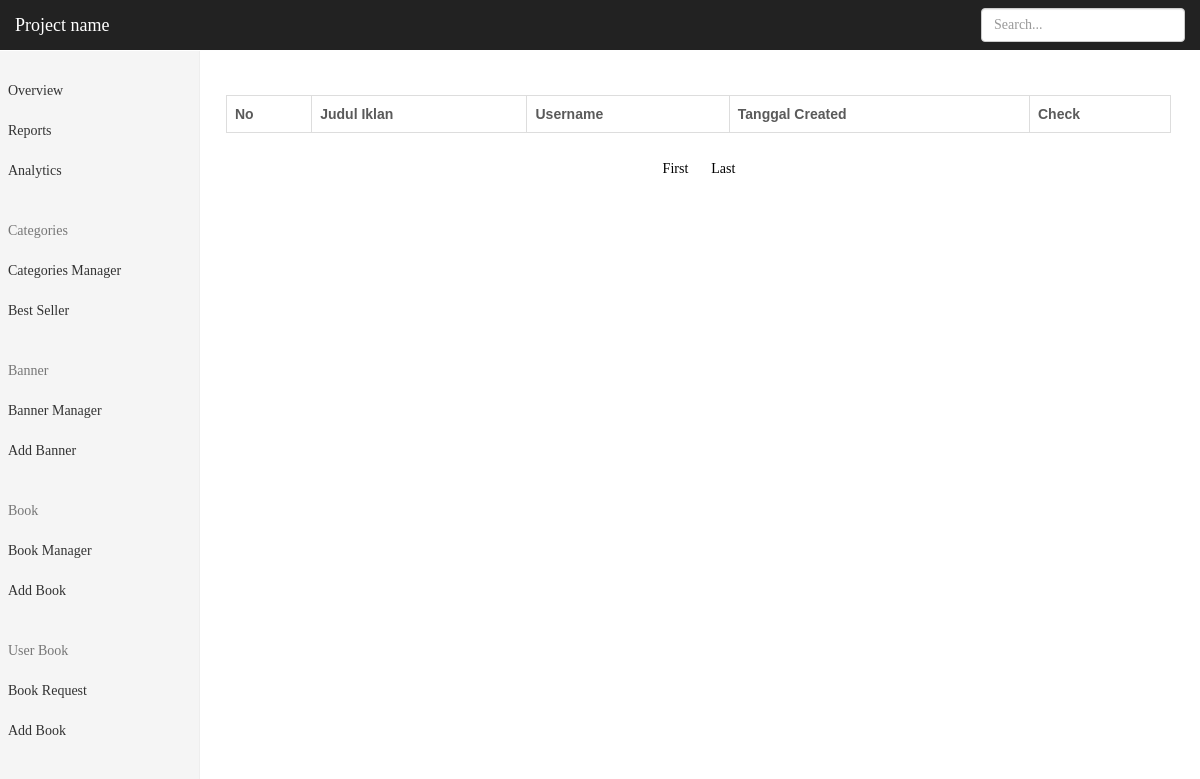
Page /index.php/super/userbook/userbookrequest on the earlier database version.
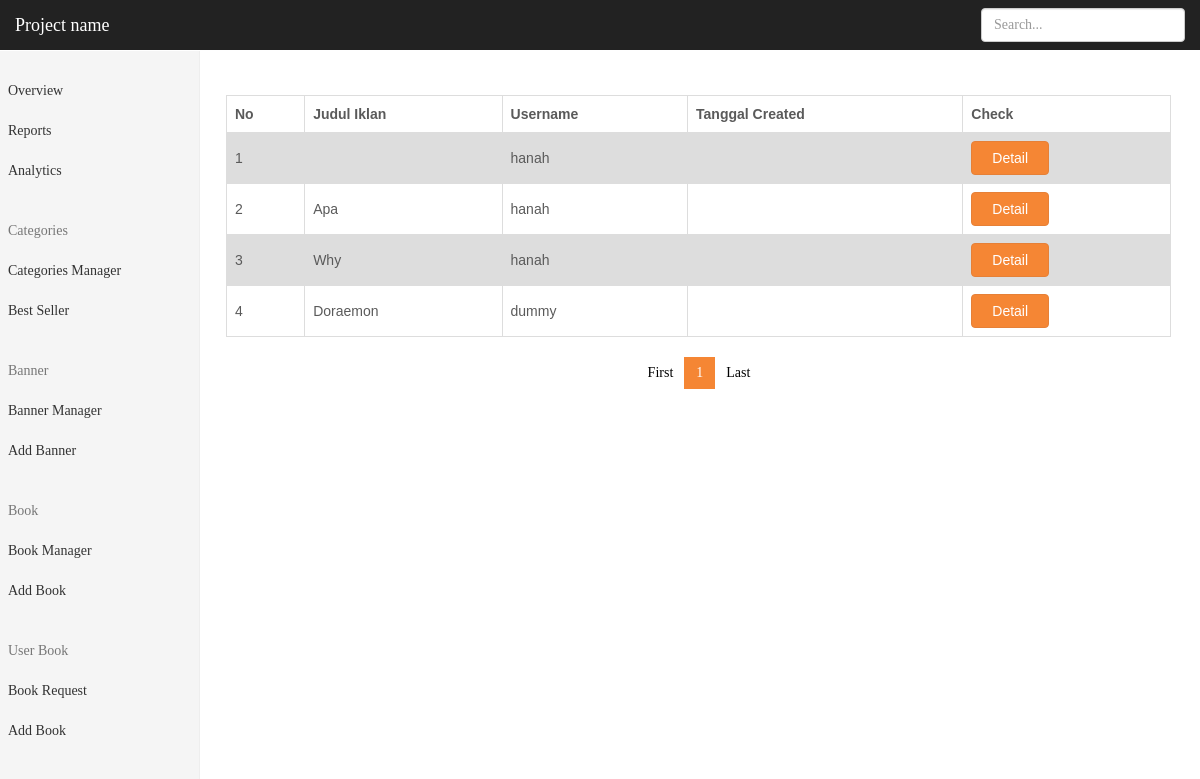
Same page on the later database version.
### tables this page shows
CREATE TABLE `user_book` (
  `id_u_b` int(11) NOT NULL,
  `id_b_source` int(11) NOT NULL DEFAULT '0',
  `price_sell_u_b` int(11) DEFAULT NULL,
  `price_point` int(11) DEFAULT '0',
  `price_rent_u_b` int(11) DEFAULT NULL,
  `type_u_b` int(50) DEFAULT NULL,
  `sell_u_b` tinyint(1) DEFAULT NULL,
  `barter_u_b` tinyint(1) DEFAULT NULL,
  `rent_u_b` tinyint(1) NOT NULL,
  `description_u_b` varchar(300) DEFAULT NULL,
  `id_u_owner` int(11) DEFAULT NULL,
  `stock_u_b` int(11) DEFAULT NULL,
  `main_image_u_b` varchar(100) DEFAULT NULL,
  `title_u_b` varchar(100) NOT NULL,
  `berat_u_b` int(11) NOT NULL,
  `slug_title_u_b` varchar(500) NOT NULL,
  `tahun_beli_u_b` year(4) NOT NULL,
  `active` int(2) DEFAULT '2',
  `activated_by` varchar(12) DEFAULT NULL,
  `created_at` timestamp NULL DEFAULT NULL,
  `updated_at` timestamp NULL DEFAULT NULL,
  `rejected_reason` int(3) DEFAULT NULL,
  `activated_at` timestamp NULL DEFAULT NULL,
  `views_ub` int(11) NOT NULL DEFAULT '0'
);

CREATE TABLE `user` (
  `id_u` int(11) NOT NULL,
  `username_u` varchar(50) DEFAULT NULL,
  `email_u` varchar(100) DEFAULT NULL,
  `password_u` varchar(255) DEFAULT NULL,
  `firstname_u` varchar(255) DEFAULT NULL,
  `lastname_u` varchar(100) DEFAULT NULL,
  `date_of_birth_u` date DEFAULT NULL,
  `phone_number_u` varchar(15) DEFAULT NULL,
  `join_date_u` datetime DEFAULT NULL,
  `address_u` varchar(150) DEFAULT NULL,
  `city_u` int(6) DEFAULT NULL,
  `province_u` int(6) DEFAULT NULL,
  `total_review_u` int(11) DEFAULT '0',
  `bio_u` varchar(200) DEFAULT NULL,
  `photo_profile_u` varchar(150) DEFAULT 'assets/img/default/profile-pict.png',
  `photo_cover_u` varchar(150) DEFAULT NULL,
  `point` int(11) DEFAULT '0',
  `money` int(11) DEFAULT NULL,
  `line_u` varchar(32) NOT NULL,
  `whatsapp_u` varchar(15) NOT NULL,
  `created_at` timestamp NULL DEFAULT NULL,
  `last_login` timestamp NULL DEFAULT NULL,
  `views_u` int(11) NOT NULL DEFAULT '0'
);

### application/controllers/super/UserBook.php (called while the page is built, shortened)
<?php
class UserBook extends CI_Controller {
	public function __construct()
	{
		$this->load->library('session');
		$this->load->library('fixstring');
		$this->load->helper('url');
		$this->load->library('form_validation');
		$this->load->helper(array('form', 'url'));
		$this->load->model('super/M_UserBook');
	}
	public function userbookrequest()
	{
		if($this->input->get('page')!=null)
		{
			$page = $this->input->get('page');
		}
		else $page=1;
		$limit=20;
		$offset = ($page-1)*$limit;
		$data['page_now']=$page;
		$data['header']=$this->load->view('super/parts/header','',true);
		$data['navbar']=$this->load->view('super/parts/navbar','',true);
		$data['sidebar']=$this->load->view('super/parts/sidebar','',true);
		$data['footer']=$this->load->view('super/parts/footer','',true);
		$data['book'] = $this->M_UserBook->getRequestUserBook($limit, $offset);
		$count_books = $this->M_UserBook->countAllRequestBook();
		$data['page_total'] = ceil($count_books/$limit);
		$this->load->view('super/userbook/request_book',$data);
	}
}
?>

### index.php (called while the page is built, shortened)
<?php
require_once BASEPATH.'core/CodeIgniter.php';

### application/models/super/M_UserBook.php (called while the page is built, shortened)
<?php
  Class M_UserBook extends CI_Model
  {
	public function getRequestUserBook($limit, $offset)
	{
		$change = $this->db->query
		("
			SELECT * FROM user_book, user
			WHERE  user_book.active = 2 AND user_book.id_u_owner  = user.id_u
			ORDER BY id_u_b
			LIMIT ".$limit."
			OFFSET ".$offset."
		");
		$result = $change->result();
		return $result;
	}
  }
 ?>

### application/views/super/userbook/request_book.php (the view, shortened to what this page needs)
<!DOCTYPE html>
<html lang="en">
	<head>
		<?php echo $header ?>
		<link href="<?php echo base_url()?>assets/css/admin/dashboard.css" rel="stylesheet">
		<link rel="stylesheet" href="<?php echo base_url()?>assets/css/dapatbuku.css">
		<link href="<?php echo base_url()?>assets/css/admin/book.css" rel="stylesheet">
	</head>
	<body>
	<?php echo $navbar?>
    <div class="container-fluid ">
		<div class="row">
		<?php echo $sidebar?>
			<div class="col-sm-9 col-sm-offset-3 col-md-10 col-md-offset-2 main">
				<div class="col-md-12">
					<div class="row">
					<table>
					  <tr>
					    <th>No</th>
					    <th>Judul Iklan</th>
					    <th>Username</th>
					    <th>Tanggal Created</th>
					    <th>Check</th>
					  </tr>
					<?php for ($i=0;$i<count($book);$i++){ ?>
					<tr>
					  	<td><?php echo $i+1 ?></td>
					  	<td><?php echo $book[$i]->title_u_b?></td>
					  	<td><?php echo $book[$i]->username_u?></td>
					  	<td><?php echo $book[$i]->created_at?></td>
					  	<td>
					  		<a href="<?php echo base_url()?>super/userbook/detail/<?php echo $book[$i]->slug_title_u_b?>">
					  		<button type="button" class="btn btn-primary">Detail</button>
					  		</a>
					  	</td>
					</tr>
					<?php } ?>
					</table>
						<div class="col-md-12">
							<nav aria-label="Page navigation">
							<div class="text-center">
							 	<ul class="pagination">
								<li><a href="<?php echo base_url()?>super/userbook/userbookrequest?page=1">First</a></li>
									<?php for($i=1;$i<=$page_total;$i++){
										if($i<=$page_now+2 && $i >= $page_now - 2 && $i >= 1 && $i<=$page_total){
									?>
										<li <?php if($i == $page_now) echo 'class="active"' ?>  >
											<a href="<?php echo base_url()?>super/userbook/userbookrequest?
											page=<?php echo $i?>
											">
											<?php echo $i ?><span class="sr-only">(current)</span></a></li>
									<?php }} ?>
									<li><a href="<?php echo base_url()?>super/userbook/userbookrequest?page=<?php echo $page_total?>">Last</a></li>
							  	</ul>
							</div>
							</nav>
						</div>
					</div>
				</div>
			</div>
		</div>
    </div>
	</body>
</html>

Differences in the rows shown:
now on this page (row edited): user_book: id_u_owner.username_u "hanah"
now on this page (row edited): user_book: title_u_b "Apa", id_u_owner.username_u "hanah"
now on this page (row edited): user_book: title_u_b "Why", id_u_owner.username_u "hanah"
now on this page (row edited): user_book: title_u_b "Doraemon", id_u_owner.username_u "dummy"
Other differences:
new list line: "1"
